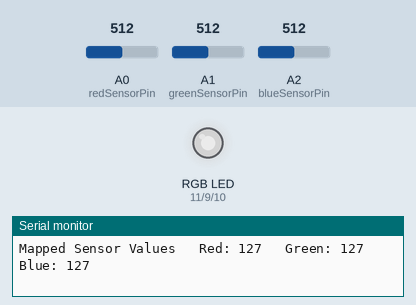
This sketch was run on a simulated Arduino Uno, built with avr-gcc and run on an emulated ATmega328P. Parts: an RGB LED mixed from three pins (HIGH = lit), the last lines printed to the serial monitor. Inputs (shaded band) come from the test bench; at power-on: A0 (redSensorPin) = 512, A1 (greenSensorPin) = 512, A2 (blueSensorPin) = 512. Dim RGB values are drawn brighter than linear.

Above: at 1.2 s.
1.3 s: A0 (redSensorPin) set to 900
At 2.4 s:
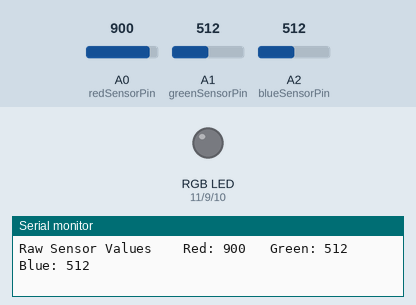
3.0 s: A0 (redSensorPin) set to 872
6.0 s: A0 (redSensorPin) set to 847
At 7.3 s:
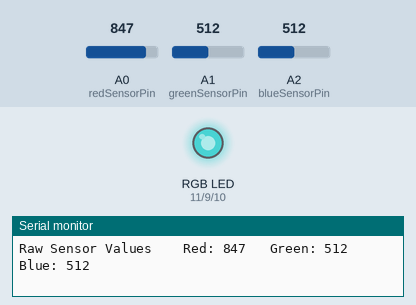
7.6 s: A1 (greenSensorPin) set to 609
At 8.3 s:
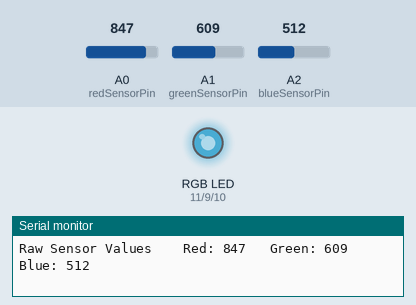
10.6 s: A1 (greenSensorPin) set to 640
At 11.9 s:
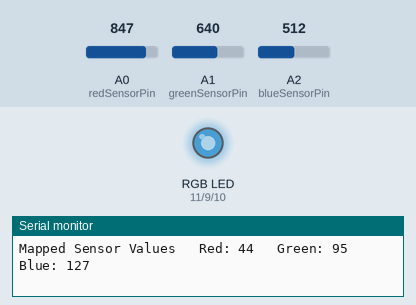
13.6 s: A2 (blueSensorPin) set to 105
At 14.6 s:
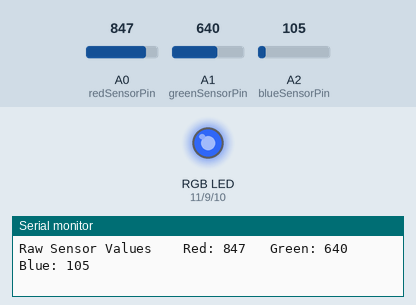
15.2 s: A2 (blueSensorPin) set to 88
At 16.5 s:
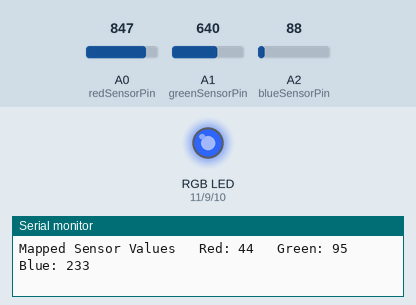
Timing chart, 0 to 18.2 s (numbered marks = the images above; inputs shaded):
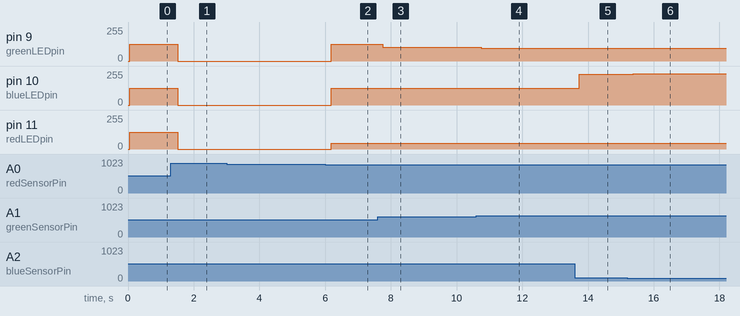

Measured:
- the behaviour switches between 864 and 863 on A0 (redSensorPin) (found by bisection; images 1 and 2)
- after the input at 1.3 s, pin 9 (greenLEDpin), pin 10 (blueLEDpin), pin 11 (redLEDpin): 127/255 → 0/255 after 0.21 s
- after the input at 6.0 s, pin 9 (greenLEDpin), pin 10 (blueLEDpin): 0/255 → 127/255 after 0.19 s; pin 11 (redLEDpin): 0/255 → 44/255 after 0.19 s
- after the input at 7.6 s, pin 9 (greenLEDpin): 127/255 → 103/255 after 0.15 s
- after the input at 10.6 s, pin 9 (greenLEDpin): 103/255 → 95/255 after 0.15 s
- after the input at 13.6 s, pin 10 (blueLEDpin): 127/255 → 229/255 after 0.13 s
- after the input at 15.2 s, pin 10 (blueLEDpin): 229/255 → 233/255 after 0.18 s

The sketch:

bathroomLight.ino.ino
```cpp
const int greenLEDpin = 9;
const int redLEDpin = 11;
const int blueLEDpin = 10;

const int redSensorPin = A0;
const int greenSensorPin = A1;
const int blueSensorPin = A2;

int redValue = 0;
int greenValue = 0;
int blueValue = 0;

int redSensorValue = 0;
int greenSensorValue = 0;
int blueSensorValue = 0;

void setup() {
  Serial.begin(9600);

  pinMode(greenLEDpin, OUTPUT);
  pinMode(redLEDpin, OUTPUT);
  pinMode(blueLEDpin, OUTPUT);
}


void loop() {

redSensorValue = analogRead(redSensorPin);
delay(5);
greenSensorValue = analogRead(greenSensorPin);
delay(5);
blueSensorValue = analogRead(blueSensorPin);

Serial.print("Raw Sensor Values \t Red: ");
Serial.print(redSensorValue);
Serial.print("\t Green: ");
Serial.print(greenSensorValue);
Serial.print("\t Blue: ");
Serial.println(blueSensorValue);

redValue = 255 - (redSensorValue/4);
greenValue = 255 - (greenSensorValue/4);
blueValue = 255 - (blueSensorValue/4);

Serial.print("Mapped Sensor Values \tRed: ");
Serial.print(redValue);
Serial.print("\t Green: ");
Serial.print(greenValue);
Serial.print("\t Blue: ");
Serial.println(blueValue);

  if (redValue < 40){
    analogWrite(redLEDpin, 0);
    analogWrite(greenLEDpin, 0);
    analogWrite(blueLEDpin, 0);
  }
  else{
    analogWrite(redLEDpin, redValue);
    analogWrite(greenLEDpin, greenValue);
    analogWrite(blueLEDpin, blueValue);

  }
}
```
